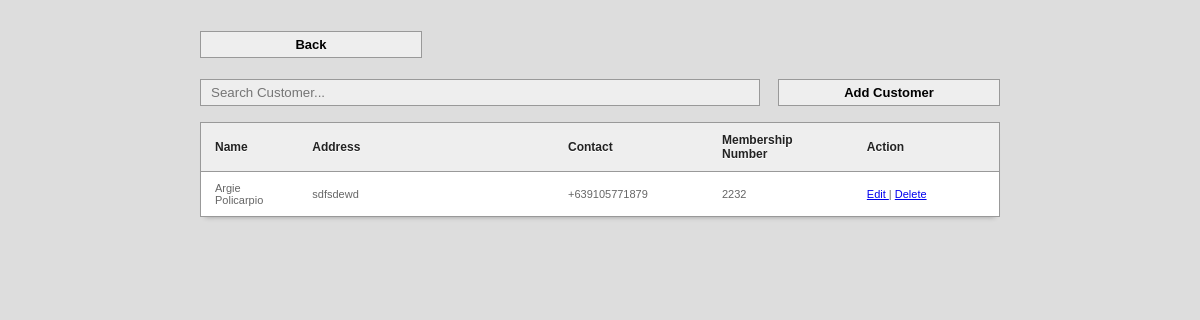
Page /main/customer.php on the committed database.
### tables this page shows
CREATE TABLE IF NOT EXISTS `customer` (
  `customer_id` int(11) NOT NULL AUTO_INCREMENT,
  `customer_name` varchar(100) NOT NULL,
  `address` varchar(100) NOT NULL,
  `contact` varchar(100) NOT NULL,
  `membership_number` varchar(100) NOT NULL,
  PRIMARY KEY (`customer_id`)
);

### main/customer.php (the view, shortened to what this page needs)
<html>
<head>
<link href="../style.css" media="screen" rel="stylesheet" type="text/css" />
<link href="src/facebox.css" media="screen" rel="stylesheet" type="text/css" />
</head>
<body>
<div id="maintable"><div style="margin-top: -19px; margin-bottom: 21px;">
<a id="addd" href="index.php" style="float: none;">Back</a>
</div>
<input type="text" name="filter" value="" id="filter" placeholder="Search Customer..." autocomplete="off" /><a rel="facebox" id="addd" href="addcustomer.php">Add Customer</a><br><br>
<table id="resultTable" data-responsive="table">
	<thead>
		<tr>
			<th width="5%"> Name </th>
			<th width="21%"> Address </th>
			<th width="11%"> Contact </th>
			<th width="11%"> Membership Number </th>
			<th width="12%"> Action </th>
		</tr>
	</thead>
	<tbody>
			<?php
				include('../connect.php');
				$result = $db->prepare("SELECT * FROM customer ORDER BY customer_id DESC");
				$result->execute();
				for($i=0; $row = $result->fetch(); $i++){
			?>
			<tr class="record">
			<td><?php echo $row['customer_name']; ?></td>
			<td><?php echo $row['address']; ?></td>
			<td><?php echo $row['contact']; ?></td>
			<td><?php echo $row['membership_number']; ?></td>
			<td><a rel="facebox" href="editcustomer.php?id=<?php echo $row['customer_id']; ?>"> Edit </a> | <a href="#" id="<?php echo $row['customer_id']; ?>" class="delbutton" title="Click To Delete">Delete</a></td>
			</tr>
			<?php
				}
			?>
	</tbody>
</table>
</div>
</body>
</html>

### style.css (style rules this page uses)
body { background: #DDD; font-family: arial; font-size: 13px; font-weight: bold; }
input { border: 1px solid #999; background: #EEEEEE; padding: 5px 10px; box-shadow:0 1px 2px #ddd; -moz-box-shadow:0 1px 2px #ddd; -webkit-box-shadow:0 1px 2px #ddd; }
#maintable { margin: 50px auto; width: 800px; }
#filter { width: 70%; float:left; }
#addd { border: 1px solid #999; background: #EEEEEE; padding: 5px 10px; box-shadow:0 1px 2px #ddd; -moz-box-shadow:0 1px 2px #ddd; -webkit-box-shadow:0 1px 2px #ddd; width: 25%; display: inline-block; float:right; text-align: center; text-decoration: none; color: #000000; }
#resultTable { border-collapse: separate; background-color: #FFFFFF; border-spacing: 0; max-width: 100%; }
#resultTable { color: #666666; text-shadow: 0 1px 0 #FFFFFF; width: 100%; border: 1px solid #999999; box-shadow: 0 5px 5px -5px rgba(0, 0, 0, 0.3); margin-top: 13px; }
#resultTable thead tr th { background: none repeat scroll 0 0 #EEEEEE; color: #222222; padding: 10px 14px; text-align: left; border-top: 0 none; font-size: 12px; }
#resultTable tbody tr td { background-color: #FFFFFF; font-size: 11px; text-align: left; padding: 10px 14px; border-top: 1px solid #999999; }

### rows in the picture
customer: customer_name "Argie Policarpio", address "sdfsdewd", contact "+639105771879", membership_number "2232"
